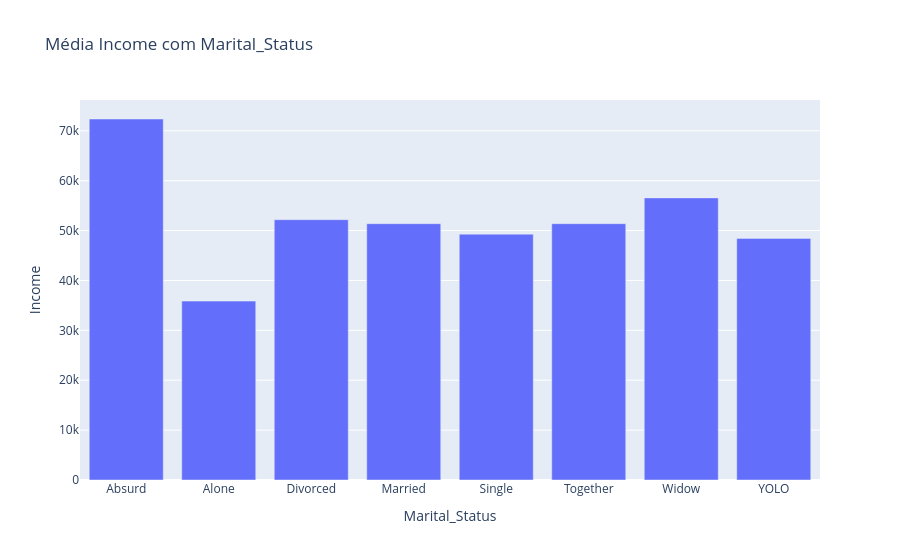

The cell this chart's notebook holds for it:
### Markdown cell above
Observa-se no gráfico que pessoas com `Education` em `PhD`, `Master`, e `Graduation` tem maior número de `Income` anual. Ou seja, quanto maior o desenvolvimento em `Education`, maior o valor de `Income`.

### Code cell
mediana = df.groupby('Marital_Status')['Income'].median().reset_index()

fig = px.bar(mediana, x='Marital_Status', y='Income',
            title='Mediana Income com Marital_Status')
fig.show()

### Figure 1 — Plotly figure (JSON) as saved in the notebook; plotly's stock layout.template omitted (floating-point values rounded to 4 significant figures)
{"data": [{"hovertemplate": "Marital_Status=%{x}<br>Income=%{y}<extra></extra>", "legendgroup": "", "marker": {"color": "#636efa", "pattern": {"shape": ""}}, "name": "", "orientation": "v", "showlegend": false, "textposition": "auto", "type": "bar", "x": ["Absurd", "Alone", "Divorced", "Married", "Single", "Together", "Widow", "YOLO"], "xaxis": "x", "y": [72370.0, 35860.0, 52180.0, 51380.0, 49280.0, 51380.0, 56550.0, 48430.0], "yaxis": "y"}], "layout": {"barmode": "relative", "legend": {"tracegroupgap": 0}, "title": {"text": "Média Income com Marital_Status"}, "xaxis": {"anchor": "y", "domain": [0, 1], "title": {"text": "Marital_Status"}}, "yaxis": {"anchor": "x", "domain": [0, 1], "title": {"text": "Income"}}}}
